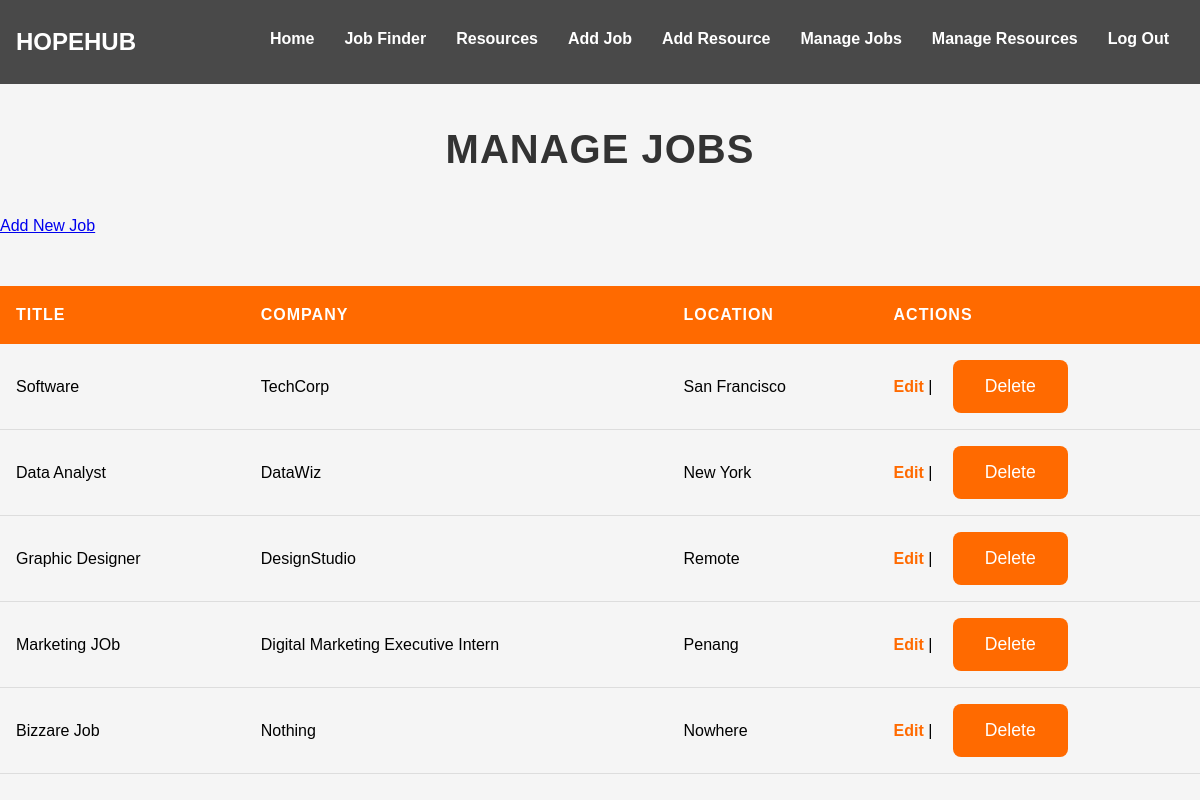
Page /admin/jobs (signed in) on the committed database.
### app.py (models this page shows, shortened)
class Job(db.Model):
    id = db.Column(db.Integer, primary_key=True)
    title = db.Column(db.String(150), nullable=False)
    description = db.Column(db.String(500), nullable=False)
    location = db.Column(db.String(150), nullable=False)
    company = db.Column(db.String(150), nullable=False)
    category = db.Column(db.String(100), nullable=False)
    apply_link = db.Column(db.String(300), nullable=True)

### app.py (the view)
@app.route('/admin/jobs')
def manage_jobs():
    jobs = Job.query.all()
    return render_template('manage_jobs.html', jobs=jobs)

### app.py (called while the page is built)
@app.before_request
def load_logged_in_user():
    if 'user_id' in session:
        g.user = User.query.get(session['user_id'])
    else:
        g.user = None

### templates/manage_jobs.html (shortened to what this page needs)
{% extends 'base.html' %}
{% block body %}
<h2>Manage Jobs</h2>
<a href="{{ url_for('add_job') }}">Add New Job</a>
<table>
    <thead>
        <tr>
            <th>Title</th>
            <th>Company</th>
            <th>Location</th>
            <th>Actions</th>
        </tr>
    </thead>
    <tbody>
        {% for job in jobs %}
        <tr>
            <td>{{ job.title }}</td>
            <td>{{ job.company }}</td>
            <td>{{ job.location }}</td>
            <td>
                <a href="{{ url_for('edit_job', job_id=job.id) }}">Edit</a> |
                <form action="{{ url_for('delete_job', job_id=job.id) }}" method="POST" style="display:inline;">
                    <button type="submit" onclick="return confirm('Are you sure?');">Delete</button>
                </form>
            </td>
        </tr>
        {% endfor %}
    </tbody>
</table>
{% endblock %}

### static/css/styles.css (style rules this page uses)
body { margin: 0; font-family: Arial, sans-serif; line-height: 1.6; }

### templates/manage_jobs.html (style rules this page uses)
body { font-family: 'Arial', sans-serif; background-color: #f5f5f5; margin: 0; padding: 0; }
h2 { font-size: 2.5rem; margin-bottom: 2rem; text-align: center; color: #333; font-weight: bold; letter-spacing: 1px; text-transform: uppercase; animation: slideIn 0.7s ease-out; }
table { width: 100%; margin-top: 3rem; border-collapse: collapse; text-align: left; }
table th { padding: 1rem; background-color: #ff6a00; color: white; text-transform: uppercase; letter-spacing: 1px; font-size: 1rem; font-weight: 600; }
table td { padding: 1rem; border-bottom: 1px solid #ddd; }
table td a { color: #ff6a00; font-weight: bold; text-decoration: none; transition: color 0.3s ease; }
button { padding: 1rem 2rem; background-color: #ff6a00; border: none; border-radius: 8px; color: white; font-size: 1.1rem; cursor: pointer; transition: background-color 0.3s ease, transform 0.2s ease; margin-left: 1rem; }

### rows in the picture
Job: title "Software", company "TechCorp", location "San Francisco"
Job: title "Data Analyst", company "DataWiz", location "New York"
Job: title "Graphic Designer", company "DesignStudio", location "Remote"
Job: title "Marketing JOb", company "Digital Marketing Executive Intern", location "Penang"
Job: title "Bizzare Job", company "Nothing", location "Nowhere"
